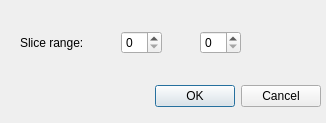
<?xml version="1.0" encoding="UTF-8"?>
<ui version="4.0">
 <class>SliceRangeDialog</class>
 <widget class="QDialog" name="SliceRangeDialog">
  <property name="geometry">
   <rect>
    <x>0</x>
    <y>0</y>
    <width>326</width>
    <height>123</height>
   </rect>
  </property>
  <property name="windowTitle">
   <string>Paste over slice range</string>
  </property>
  <widget class="QDialogButtonBox" name="buttonBox">
   <property name="geometry">
    <rect>
     <x>20</x>
     <y>80</y>
     <width>301</width>
     <height>32</height>
    </rect>
   </property>
   <property name="orientation">
    <enum>Qt::Horizontal</enum>
   </property>
   <property name="standardButtons">
    <set>QDialogButtonBox::Cancel|QDialogButtonBox::Ok</set>
   </property>
  </widget>
  <widget class="QWidget" name="layoutWidget">
   <property name="geometry">
    <rect>
     <x>20</x>
     <y>30</y>
     <width>221</width>
     <height>26</height>
    </rect>
   </property>
   <layout class="QHBoxLayout" name="horizontalLayout">
    <item>
     <widget class="QLabel" name="slice_range_label_">
      <property name="text">
       <string>Slice range:</string>
      </property>
     </widget>
    </item>
    <item>
     <spacer name="horizontalSpacer">
      <property name="orientation">
       <enum>Qt::Horizontal</enum>
      </property>
      <property name="sizeHint" stdset="0">
       <size>
        <width>40</width>
        <height>20</height>
       </size>
      </property>
     </spacer>
    </item>
    <item>
     <widget class="QSpinBox" name="min_spinbox_"/>
    </item>
    <item>
     <spacer name="horizontalSpacer_2">
      <property name="orientation">
       <enum>Qt::Horizontal</enum>
      </property>
      <property name="sizeHint" stdset="0">
       <size>
        <width>40</width>
        <height>20</height>
       </size>
      </property>
     </spacer>
    </item>
    <item>
     <widget class="QSpinBox" name="max_spinbox_"/>
    </item>
   </layout>
  </widget>
 </widget>
 <resources/>
 <connections>
  <connection>
   <sender>buttonBox</sender>
   <signal>accepted()</signal>
   <receiver>SliceRangeDialog</receiver>
   <slot>accept()</slot>
   <hints>
    <hint type="sourcelabel">
     <x>248</x>
     <y>254</y>
    </hint>
    <hint type="destinationlabel">
     <x>157</x>
     <y>274</y>
    </hint>
   </hints>
  </connection>
  <connection>
   <sender>buttonBox</sender>
   <signal>rejected()</signal>
   <receiver>SliceRangeDialog</receiver>
   <slot>reject()</slot>
   <hints>
    <hint type="sourcelabel">
     <x>316</x>
     <y>260</y>
    </hint>
    <hint type="destinationlabel">
     <x>286</x>
     <y>274</y>
    </hint>
   </hints>
  </connection>
 </connections>
 <designerdata>
  <property name="gridDeltaX">
   <number>10</number>
  </property>
  <property name="gridDeltaY">
   <number>10</number>
  </property>
  <property name="gridSnapX">
   <bool>true</bool>
  </property>
  <property name="gridSnapY">
   <bool>true</bool>
  </property>
  <property name="gridVisible">
   <bool>true</bool>
  </property>
 </designerdata>
</ui>
